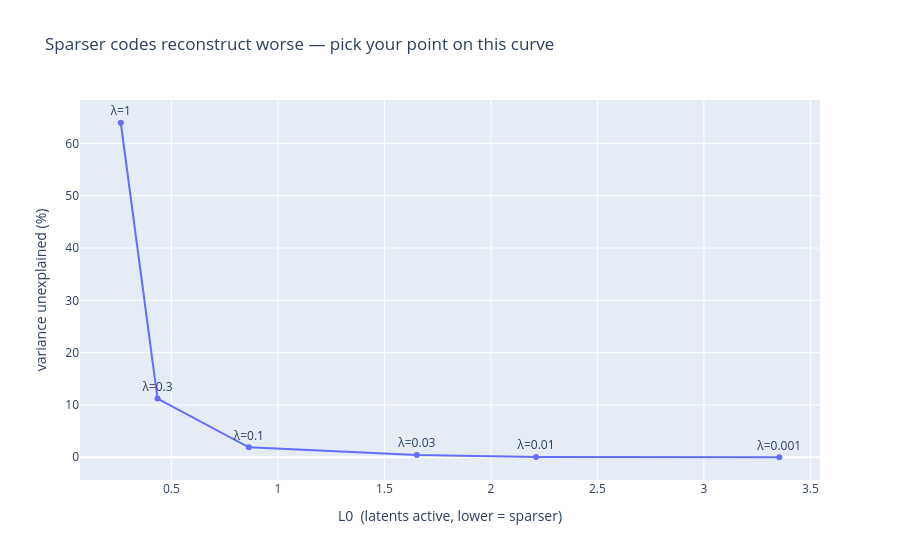
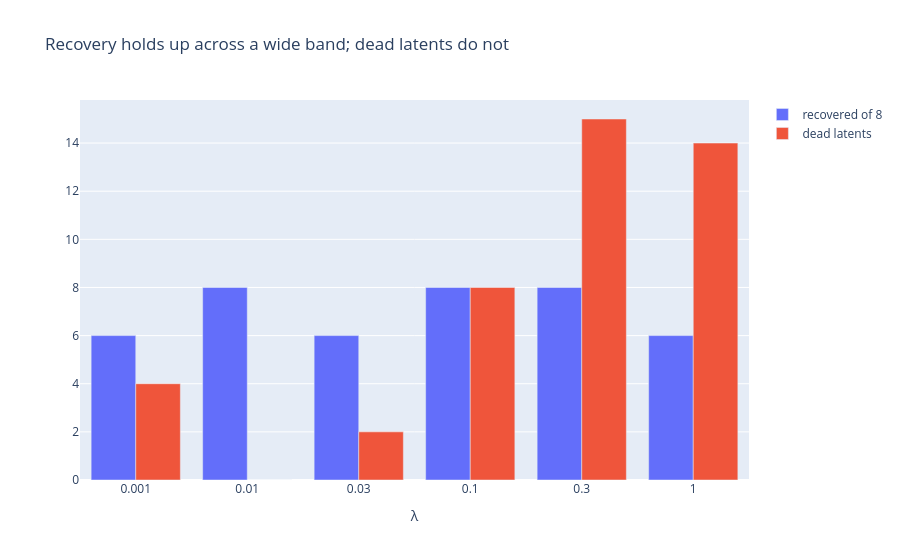

The notebook cell saved with these charts, in order:
### Markdown cell above
## The trade-off, drawn

`λ` is not a knob with a correct setting — it selects a point on a curve. Push it up and
the code gets sparser but reconstruction degrades; push it down and you reconstruct
beautifully with a code that means nothing.

Two things to watch, because they behave differently:

- **Error and dead latents move monotonically.** More sparsity pressure always costs
  reconstruction, and past a point it starts switching latents off permanently.
- **Recovery does not.** It stays high across a wide band and wobbles. So recovery
  alone is a bad thing to tune on — at λ=0.3 you can still recover every feature while
  having thrown away 11% of the variance and killed half your dictionary.

The balanced point here is λ=0.01: all features found, near-zero error, nothing dead.

*(~1 min: it trains six SAEs.)*

### Code cell
lambdas = [1e-3, 1e-2, 3e-2, 1e-1, 3e-1, 1.0]
rows = []
for lam in lambdas:
    s = SAE(d_in=N_DIMS, n_latents=N_LATENTS, seed=0)
    train_sae(s, X, l1_coeff=lam, steps=STEPS, batch_size=1024, seed=0)
    mm, rr = sae_metrics(s, X), feature_recovery(s, data.true_features)
    rows.append((lam, mm.l0, mm.fraction_variance_unexplained, rr.n_recovered(0.9), mm.n_dead))
    print(f"λ={lam:<7g} L0={mm.l0:5.2f}  unexplained={mm.fraction_variance_unexplained:6.1%}"
          f"  recovered={rr.n_recovered(0.9)}/{N_TRUE}  dead={mm.n_dead}")

lam, l0s, fvus, recs, deads = zip(*rows)
fig = go.Figure()
fig.add_scatter(x=l0s, y=[f*100 for f in fvus], mode="markers+lines+text",
                text=[f"λ={l:g}" for l in lam], textposition="top center", name="error")
fig.update_layout(title="Sparser codes reconstruct worse — pick your point on this curve",
                  xaxis_title="L0  (latents active, lower = sparser)",
                  yaxis_title="variance unexplained (%)")
fig.show()

fig = go.Figure()
fig.add_bar(x=[f"{l:g}" for l in lam], y=recs, name=f"recovered of {N_TRUE}")
fig.add_bar(x=[f"{l:g}" for l in lam], y=deads, name="dead latents")
fig.update_layout(barmode="group", xaxis_title="λ",
                  title="Recovery holds up across a wide band; dead latents do not")
fig.show()

### Figure 1 — Plotly figure (JSON) as saved in the notebook; plotly's stock layout.template omitted (floating-point values rounded to 4 significant figures)
{"data": [{"mode": "markers+lines+text", "name": "error", "text": ["λ=0.001", "λ=0.01", "λ=0.03", "λ=0.1", "λ=0.3", "λ=1"], "textposition": "top center", "type": "scatter", "x": [3.354, 2.212, 1.652, 0.8636, 0.4348, 0.2622], "y": [0.001809, 0.05743, 0.4179, 1.896, 11.23, 63.95]}], "layout": {"title": {"text": "Sparser codes reconstruct worse — pick your point on this curve"}, "xaxis": {"title": {"text": "L0  (latents active, lower = sparser)"}}, "yaxis": {"title": {"text": "variance unexplained (%)"}}}}

### Figure 2 — Plotly figure (JSON) as saved in the notebook; plotly's stock layout.template omitted (floating-point values rounded to 4 significant figures)
{"data": [{"name": "recovered of 8", "type": "bar", "x": ["0.001", "0.01", "0.03", "0.1", "0.3", "1"], "y": [6, 8, 6, 8, 8, 6]}, {"name": "dead latents", "type": "bar", "x": ["0.001", "0.01", "0.03", "0.1", "0.3", "1"], "y": [4, 0, 2, 8, 15, 14]}], "layout": {"barmode": "group", "title": {"text": "Recovery holds up across a wide band; dead latents do not"}, "xaxis": {"title": {"text": "λ"}}}}
